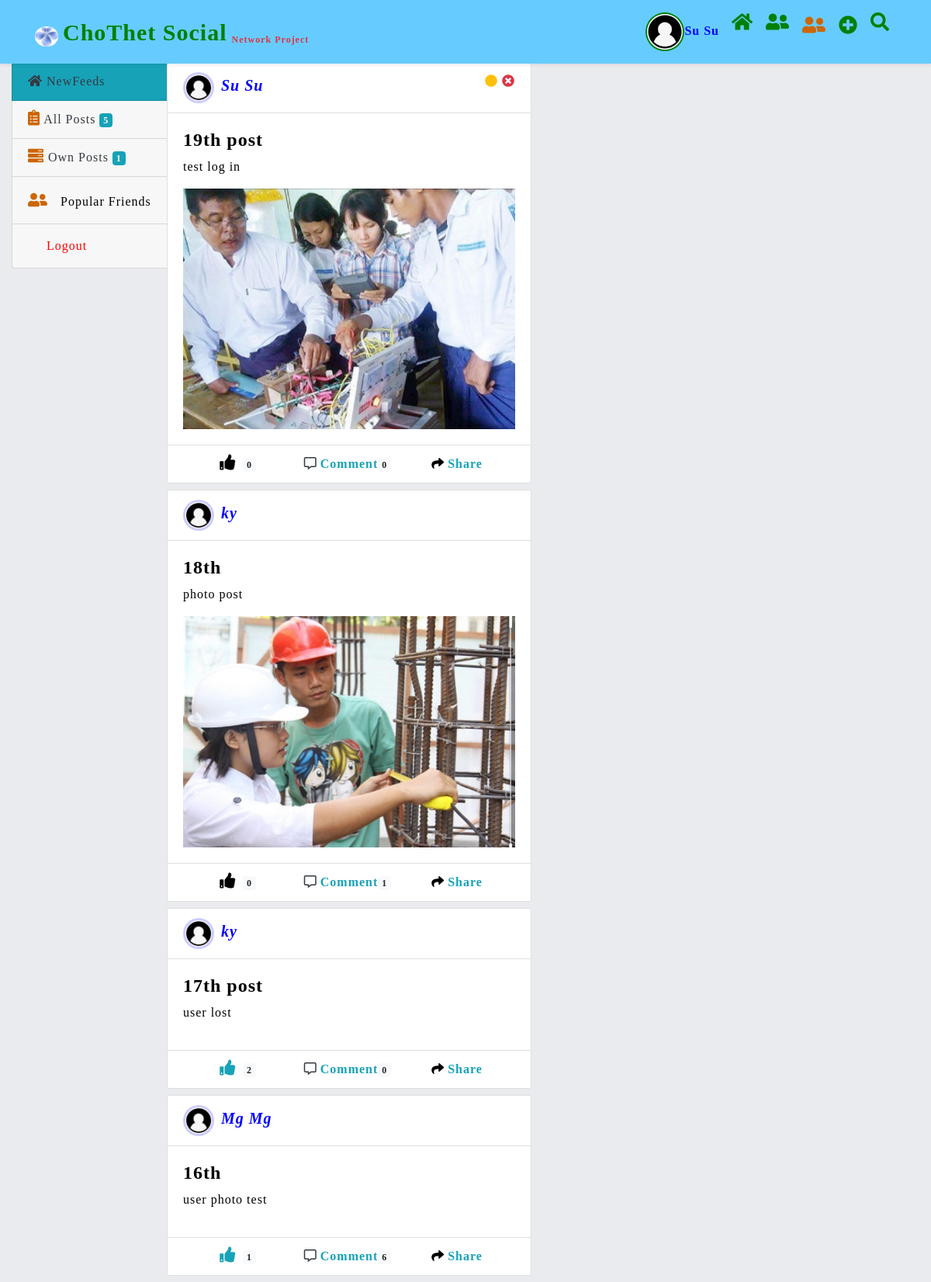
Screenshot of /home.php (signed in) with the database file from the repository.
### tables this page shows
CREATE TABLE `user` (
  `id` int(10) NOT NULL,
  `name` varchar(100) NOT NULL,
  `phone` varchar(13) NOT NULL,
  `password` varchar(100) NOT NULL,
  `gender` varchar(10) NOT NULL,
  `photo` varchar(32) NOT NULL
);

CREATE TABLE `post` (
  `id` int(50) NOT NULL,
  `title` varchar(100) NOT NULL,
  `description` text NOT NULL,
  `post_photo` varchar(100) NOT NULL,
  `user_id` int(50) NOT NULL,
  `created_date` datetime NOT NULL,
  `modified_date` datetime NOT NULL
);

### home.php (the view, shortened to what this page needs)
<!DOCTYPE html>
<html>
<head>
    <?php include('cdn.php'); ?>
</head>
<body style="background:#E9EBEE;">
    <?php include ('nav.php'); ?>
    <div class="container-fluid" style="margin-top: 80px;">
        <div class="row">
            <div class="col-md-2">
                <ul class="list-group side_left position-fixed" style="width: 223px;">
                    <li class="list-group-item bg-info"><a href="home.php" class="card-link text-dark"><i
                                class="fas fa-home"></i> NewFeeds</a></li>
                    <li class="list-group-item"><a href="home.php" class="card-link text-dark"><i
                                class="fas fa-clipboard-list" style="font-size:20px;color:#CC6600;margin-left: 0px"></i>
                            All Posts <span class="badge badge-info">
                                <?php
			  $sql1=mysqli_query($conn,"SELECT * FROM post");
			  echo mysqli_num_rows($sql1);
			  ?>
                            </span></a></li>
                    <li class="list-group-item"><a href="home.php?id=<?php echo $_SESSION['id']; ?>"
                            class="card-link text-dark"><i class="fas fa-server"
                                style="font-size:20px;color:#CC6600;margin-left: 0px"></i> Own Posts
                            <span class="badge badge-info">
                                <?php
			  $sql1=mysqli_query($conn,"SELECT * FROM post WHERE user_id='".$_SESSION['id']."'");
			  echo mysqli_num_rows($sql1);
			  ?>
                            </span></a></li>
                    <li class="list-group-item" data-toggle="modal" data-target="#popular_modal">
                        <i class="nav-link  fas fa-user-friends "
                            style="font-size:20px;color:#CC6600;display:inline-block;padding-left: 0px"></i>Popular
                        Friends
                    </li>
                    <li class="list-group-item">
                        <a class="dropdown-item" href="auth/logout.php" style="color:red">Logout</a>
                    </li>
                </ul>
            </div>
            <div class="col-md-5">
                <?php
	if(isset($_GET['id']))
	{
		$id=$_GET['id'];
	$query=mysqli_query($conn,"SELECT post.*,user.name,user.photo FROM post INNER JOIN user ON post.user_id=user.id WHERE post.user_id='$id' ORDER BY post.id DESC ");
	}else{
	$query=mysqli_query($conn,"SELECT post.*,user.name,user.photo FROM post INNER JOIN user ON post.user_id=user.id ORDER BY post.id DESC ");
	}
	while($post=mysqli_fetch_assoc($query)){ ?>
                <div class="card mb-2">
                    <div class="card-header bg-white">
                        <img src="img/<?php echo $post['photo']; ?>" width="40px" class="rounded-circle mr-1"
                            style="border:3px solid #CCCCff">
                        <b style="font-size: 20px;color:blue"><i><?php echo $post['name']; ?></i></b>
                        <div style="float: right;">
                            <?php
						if($_SESSION['id']==$post['user_id']){
						?>
                            <i class="fas fa-circle text-warning ebtn" data-toggle="modal"
                                data-target="#edit_post_modal" post_id="<?php echo $post['id']; ?>"
                                title="<?php echo $post['title']; ?>" description="<?php echo $post['description']; ?>"
                                photo="<?php echo $post['post_photo']; ?>">
                            </i>
                            <a href="post/delete.php?id=<?php echo $post['id']; ?> " class="card-link text-dark"><i
                                    class="fas fa-times-circle text-danger"></i></a>
                            <?php } ?>
                        </div>
                    </div>
                    <div class="card-body" style="">
                        <h4><b><?php echo $post['title']; ?></b></h4>
                        <p class="text-justify"><?php echo $post['description']; ?></p>
                        <?php if($post['post_photo']){ ?>
                        <img src="img/<?php echo $post['post_photo']; ?>" width="100%;">
                        <?php } ?>
                    </div>
                    <div class="card-footer react bg-white">
                        <div>
                            <?php
				$sql4=mysqli_query($conn,"SELECT * FROM like_data WHERE post_id='".$post['id']."'");
				if(mysqli_num_rows($sql4)>0)
				{
				?>
                            <i class="fas fa-thumbs-up mr-1 text-info unlike" post_id="<?php echo $post['id']; ?>"
                                style="font-size: 20px"></i>
                            <?php }else{ ?>
                            <i class="fas fa-thumbs-up mr-1 like" post_id="<?php echo $post['id']; ?>"
                                style="font-size: 20px"></i>
                            <?php } ?>
                            <span class="badge badge-light" id="here<?php echo $post['id']; ?>">
                                <?php
		$sql3=mysqli_query($conn,"SELECT * FROM like_data WHERE post_id='".$post['id']."'");
		echo mysqli_num_rows($sql3);
		?>
                            </span>
                        </div>
                        <div><a href="comment.php?id=<?php echo $post['id']; ?>" class="text-dark card-link"><i
                                    class="far fa-comment-alt mr-1"></i><b class="text-info">Comment</b></a><span
                                class="badge badge-light">
                                <?php
		$sql3=mysqli_query($conn,"SELECT * FROM comment WHERE post_id='".$post['id']."'");
		echo mysqli_num_rows($sql3);
		?>
                            </span></div>
                        <div><i class="fas fa-share mr-1"></i></i><b class="text-info">Share</b></div>
                    </div>
                </div>
                <?php } ?>
            </div>
            <div class="col-md-2">
            </div>
        </div>
    </div>
</body>
</html>

### cdn.php (shortened to what this page needs)
<link rel="stylesheet" href="https://use.fontawesome.com/releases/v5.8.1/css/all.css" >
<link rel="stylesheet" href='https://mmwebfonts.comquas.com/fonts/?font=pyidaungsu' />
<link rel="stylesheet" href="https://cdnjs.cloudflare.com/ajax/libs/animate.css/3.7.2/animate.min.css">
<link rel="stylesheet" href="https://maxcdn.bootstrapcdn.com/bootstrap/4.4.1/css/bootstrap.min.css">

### nav.php (shortened to what this page needs)
<?php
include('db.php');
$id=$_SESSION['id'];
$sql=mysqli_query($conn,"SELECT * FROM user WHERE id='$id'");
$user=mysqli_fetch_assoc($sql);
?>
<nav class="navbar navbar-expand-lg shadow-sm navbar-light container-fluid fixed-top mainmenu" style="background:#66CCFF">
<div class="container">
  <a class="navbar-brand" href="home.php" >
   <img src="img/brand.png" style="width:30px; border-radius:50%">
    <b style="color:green; font-size:30px; font-family:Times New Romance">ChoThet Social</b> <sub><small class="text-danger font-weight-bold">Network Project</small></sub></a>
  <div class="collapse navbar-collapse" id="navbarSupportedContent">
    <ul class="navbar-nav ml-auto">
      <li class="nav-item">
        <a class="nav-link " href="home.php"><img src="img/<?php echo $user['photo']; ?>"style="width:50px;border:2px solid green; border-radius:50%"><b style="color:blue"><?php echo $user['name']; ?></b></a>
      </li>
      <li class="nav-item dropdown">
        <a class="nav-link font-weight-bold text-dark" href="#" id="navbarDropdown" role="button" data-toggle="dropdown" aria-haspopup="true" aria-expanded="false">
         <i class="fas fa-home" style="font-size:24px;color:green"></i>
        </a>
      </li>
      <li class="nav-item dropdown">
        <a class="nav-link font-weight-bold text-dark" href="#" id="navbarDropdown" role="button" data-toggle="dropdown" aria-haspopup="true" aria-expanded="false">
         <i class="fas fa-user-friends" style="font-size:24px;color:green"></i>
        </a>
      </li>
      <li class="nav-item">
        <i data-toggle="modal" data-target="#popular_modal" class="nav-link  fas fa-user-friends mt-1"  style="font-size:24px;color:#CC6600"></i>
      </li>
      <li class="nav-item">
        <i data-toggle="modal" data-target="#create_post_Modal" class="nav-link  fas fa-plus-circle mt-1"  style="font-size:24px;color:green"></i>
      </li>
      <li class="nav-item">
        <a class="nav-link text-dark" href="#">
          <i class="fas fa-search search_btn" style="font-size:24px;color:green"></i></a>
      </li>
  </div>
</div>
</nav>

### cdn.php (style rules this page uses)
body { font-family: 'Saira Semi Condensed', sans-serif; letter-spacing: 1px; color:black; }

### home.php (style rules this page uses)
.side_left li, .side_right li { background: #F7F7F7; }
.react { display: flex; }
.react div { width: 33%; text-align: center; }
body { font-family: Times New Romance; }

### rows the page displays
user: photo (placeholder picture), name "Su Su"
post: user.photo (placeholder picture), user.name "Su Su", title "19th post", description "test log in", post_photo (picture), mysqli_num_rows($sql3) "0"
post: user.photo (placeholder picture), user.name "ky", title "18th", description "photo post", post_photo (picture), mysqli_num_rows($sql3) "0", mysqli_num_rows($sql3) "1"
post: user.photo (placeholder picture), user.name "ky", title "17th post", description "user lost", mysqli_num_rows($sql3) "2", mysqli_num_rows($sql3) "0"
post: user.photo (placeholder picture), user.name "Mg Mg", title "16th", description "user photo test", mysqli_num_rows($sql3) "1", mysqli_num_rows($sql3) "6"

### other values shown
mysqli_num_rows($sql1) "5"
mysqli_num_rows($sql1) "1"
